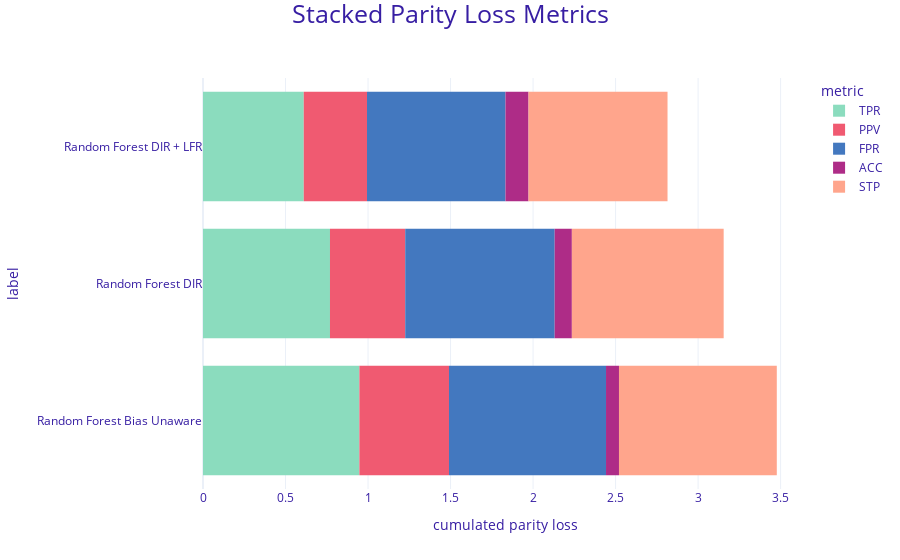

The notebook cell saved with this chart:
### Code cell
mf_tree.plot(objects=[mf_tree_aware, mf_tree_more_aware], type='stacked')

### Figure 1 — Plotly figure (JSON) as saved in the notebook; plotly's stock layout.template omitted (floating-point values rounded to 4 significant figures)
{"data": [{"alignmentgroup": "True", "customdata": [[0.948, "TPR"], [0.769, "TPR"], [0.611, "TPR"]], "hovertemplate": "<b>%{label}</b><br>Metric: %{customdata[1]}<br>Parity loss: %{customdata[0]}<br><extra></extra>", "legendgroup": "TPR", "marker": {"color": "#8bdcbe", "line": {"width": 0}, "pattern": {"shape": ""}}, "name": "TPR", "offsetgroup": "TPR", "orientation": "h", "showlegend": true, "textposition": "auto", "type": "bar", "x": [0.9475, 0.7694, 0.6106], "xaxis": "x", "y": ["Random Forest Bias Unaware", "Random Forest DIR", "Random Forest DIR + LFR"], "yaxis": "y"}, {"alignmentgroup": "True", "customdata": [[0.543, "PPV"], [0.456, "PPV"], [0.383, "PPV"]], "hovertemplate": "<b>%{label}</b><br>Metric: %{customdata[1]}<br>Parity loss: %{customdata[0]}<br><extra></extra>", "legendgroup": "PPV", "marker": {"color": "#f05a71", "line": {"width": 0}, "pattern": {"shape": ""}}, "name": "PPV", "offsetgroup": "PPV", "orientation": "h", "showlegend": true, "textposition": "auto", "type": "bar", "x": [0.543, 0.4558, 0.3832], "xaxis": "x", "y": ["Random Forest Bias Unaware", "Random Forest DIR", "Random Forest DIR + LFR"], "yaxis": "y"}, {"alignmentgroup": "True", "customdata": [[0.952, "FPR"], [0.906, "FPR"], [0.839, "FPR"]], "hovertemplate": "<b>%{label}</b><br>Metric: %{customdata[1]}<br>Parity loss: %{customdata[0]}<br><extra></extra>", "legendgroup": "FPR", "marker": {"color": "#4378bf", "line": {"width": 0}, "pattern": {"shape": ""}}, "name": "FPR", "offsetgroup": "FPR", "orientation": "h", "showlegend": true, "textposition": "auto", "type": "bar", "x": [0.9515, 0.9057, 0.839], "xaxis": "x", "y": ["Random Forest Bias Unaware", "Random Forest DIR", "Random Forest DIR + LFR"], "yaxis": "y"}, {"alignmentgroup": "True", "customdata": [[0.079, "ACC"], [0.104, "ACC"], [0.14, "ACC"]], "hovertemplate": "<b>%{label}</b><br>Metric: %{customdata[1]}<br>Parity loss: %{customdata[0]}<br><extra></extra>", "legendgroup": "ACC", "marker": {"color": "#ae2c87", "line": {"width": 0}, "pattern": {"shape": ""}}, "name": "ACC", "offsetgroup": "ACC", "orientation": "h", "showlegend": true, "textposition": "auto", "type": "bar", "x": [0.07852, 0.1041, 0.1396], "xaxis": "x", "y": ["Random Forest Bias Unaware", "Random Forest DIR", "Random Forest DIR + LFR"], "yaxis": "y"}, {"alignmentgroup": "True", "customdata": [[0.956, "STP"], [0.92, "STP"], [0.842, "STP"]], "hovertemplate": "<b>%{label}</b><br>Metric: %{customdata[1]}<br>Parity loss: %{customdata[0]}<br><extra></extra>", "legendgroup": "STP", "marker": {"color": "#ffa58c", "line": {"width": 0}, "pattern": {"shape": ""}}, "name": "STP", "offsetgroup": "STP", "orientation": "h", "showlegend": true, "textposition": "auto", "type": "bar", "x": [0.9563, 0.9198, 0.8423], "xaxis": "x", "y": ["Random Forest Bias Unaware", "Random Forest DIR", "Random Forest DIR + LFR"], "yaxis": "y"}], "layout": {"barmode": "relative", "font": {"color": "#371ea3"}, "legend": {"title": {"text": "metric"}, "tracegroupgap": 0}, "margin": {"b": 71, "r": 30, "t": 78}, "title": {"font": {"size": 25}, "text": "Stacked Parity Loss Metrics", "x": 0.5, "y": 0.99}, "xaxis": {"anchor": "y", "domain": [0, 1], "title": {"text": "cumulated parity loss"}}, "yaxis": {"anchor": "x", "domain": [0, 1], "showgrid": false, "title": {"text": "label"}, "zeroline": false}}}
